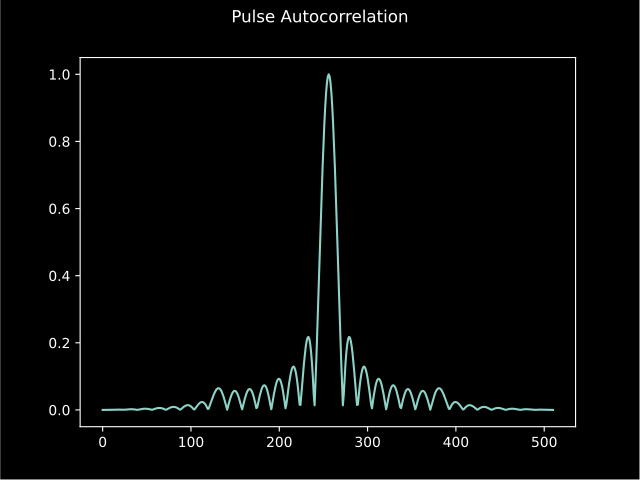

Write the Python code that produced this figure.
import matplotlib.pyplot as plt
from hermespy.modem import RaisedCosineWaveform

waveform = RaisedCosineWaveform(oversampling_factor=16, symbol_rate=1e6, num_preamble_symbols=1, num_data_symbols=0)
waveform.plot_filter_correlation()

plt.show()
